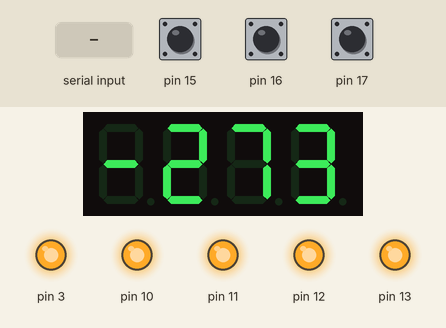
Recording of a sketch running on a simulated Arduino Uno, built with avr-gcc and run on an emulated ATmega328P. On the bench: 4-digit seven-segment display, output pins drawn as LEDs (lit = HIGH). The test bench sets the inputs (shaded band); at power-on: pin 15 HIGH, pin 16 HIGH, pin 17 HIGH.

Above: at 2.1 s.
At 7.2 s:
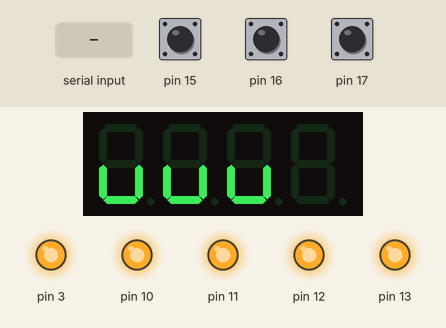
7.3 s: "A" received over Serial
At 8.3 s:
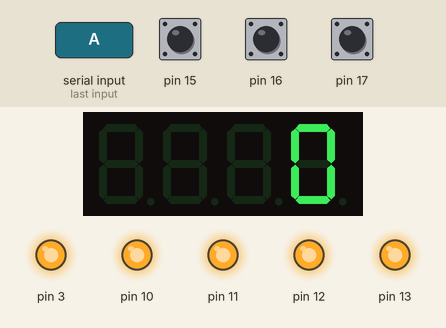
8.8 s: "B" received over Serial
At 9.5 s:
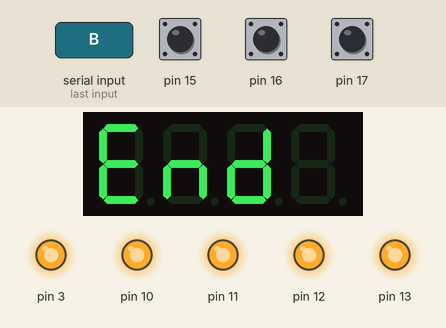
Timing chart, 0 to 11.8 s (numbered marks = the images above; inputs shaded):
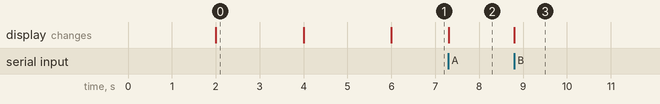

Measured:
- after the input at 7.3 s, the display: changes at once (image 2)
- after the input at 8.8 s, the display: changes at once (image 3)
- what the display in image 0 shows lasts 2.0 s, from 2.0 s to 4.0 s

The sketch:

ProyectoArduino.ino
```cpp
#include <TimerOne.h>
#include <Wire.h>
#include <MultiFuncShield.h>

int counter=0;
byte ended=false;

void setup() {
  Serial.begin(9600);
  Timer1.initialize();

  MFS.initialize(); // Inicializa la biblioteca multi-function shield

  MFS.write("Hi");
  delay(2000);
  MFS.write(-273);
  delay(2000);

  MFS.write("push");
  delay(2000);
  MFS.write("uwu");
}

void loop() {
    if(Serial.available()){
    int dato=Serial.read();
    if(dato=='A'){

   if (counter<15){
    MFS.write((int)counter);//void write(int integer);
    counter++;
  }

  }

    else if(dato=='B'){

    MFS.write("End");
    /* Parpadea los dígitos en la pantalla de dígitos LED.*/

    MFS.blinkDisplay(DIGIT_ALL,OFF);
  }

    else if(dato=='C'){


    counter=0;
  }
}


  delay(50);
}
```
